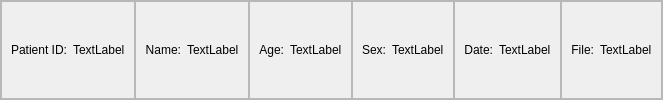
                      <widget class="QFrame" name="frame_12">
                       <property name="sizePolicy">
                        <sizepolicy hsizetype="Preferred" vsizetype="Maximum">
                         <horstretch>0</horstretch>
                         <verstretch>0</verstretch>
                        </sizepolicy>
                       </property>
                       <property name="maximumSize">
                        <size>
                         <width>16777215</width>
                         <height>16777215</height>
                        </size>
                       </property>
                       <property name="frameShape">
                        <enum>QFrame::StyledPanel</enum>
                       </property>
                       <property name="frameShadow">
                        <enum>QFrame::Raised</enum>
                       </property>
                       <layout class="QHBoxLayout" name="horizontalLayout_7">
                        <property name="spacing">
                         <number>0</number>
                        </property>
                        <property name="leftMargin">
                         <number>0</number>
                        </property>
                        <property name="topMargin">
                         <number>0</number>
                        </property>
                        <property name="rightMargin">
                         <number>0</number>
                        </property>
                        <property name="bottomMargin">
                         <number>0</number>
                        </property>
                        <item>
                         <widget class="QFrame" name="frame_13">
                          <property name="frameShape">
                           <enum>QFrame::StyledPanel</enum>
                          </property>
                          <property name="frameShadow">
                           <enum>QFrame::Raised</enum>
                          </property>
                          <layout class="QHBoxLayout" name="horizontalLayout_35">
                           <item>
                            <widget class="QLabel" name="label_45">
                             <property name="text">
                              <string>Patient ID:</string>
                             </property>
                             <property name="alignment">
                              <set>Qt::AlignRight|Qt::AlignTrailing|Qt::AlignVCenter</set>
                             </property>
                            </widget>
                           </item>
                           <item>
                            <widget class="QLabel" name="label">
                             <property name="text">
                              <string>TextLabel</string>
                             </property>
                             <property name="alignment">
                              <set>Qt::AlignLeading|Qt::AlignLeft|Qt::AlignVCenter</set>
                             </property>
                            </widget>
                           </item>
                          </layout>
                         </widget>
                        </item>
                        <item>
                         <widget class="QFrame" name="frame_14">
                          <property name="frameShape">
                           <enum>QFrame::StyledPanel</enum>
                          </property>
                          <property name="frameShadow">
                           <enum>QFrame::Raised</enum>
                          </property>
                          <layout class="QHBoxLayout" name="horizontalLayout_36">
                           <item>
                            <widget class="QLabel" name="label_46">
                             <property name="text">
                              <string>Name:</string>
                             </property>
                             <property name="alignment">
                              <set>Qt::AlignRight|Qt::AlignTrailing|Qt::AlignVCenter</set>
                             </property>
                            </widget>
                           </item>
                           <item>
                            <widget class="QLabel" name="label_2">
                             <property name="text">
                              <string>TextLabel</string>
                             </property>
                             <property name="alignment">
                              <set>Qt::AlignLeading|Qt::AlignLeft|Qt::AlignVCenter</set>
                             </property>
                            </widget>
                           </item>
                          </layout>
                         </widget>
                        </item>
                        <item>
                         <widget class="QFrame" name="frame_15">
                          <property name="frameShape">
                           <enum>QFrame::StyledPanel</enum>
                          </property>
                          <property name="frameShadow">
                           <enum>QFrame::Raised</enum>
                          </property>
                          <layout class="QHBoxLayout" name="horizontalLayout_37">
                           <item>
                            <widget class="QLabel" name="label_48">
                             <property name="text">
                              <string>Age:</string>
                             </property>
                             <property name="alignment">
                              <set>Qt::AlignRight|Qt::AlignTrailing|Qt::AlignVCenter</set>
                             </property>
                            </widget>
                           </item>
                           <item>
                            <widget class="QLabel" name="label_3">
                             <property name="text">
                              <string>TextLabel</string>
                             </property>
                             <property name="alignment">
                              <set>Qt::AlignLeading|Qt::AlignLeft|Qt::AlignVCenter</set>
                             </property>
                            </widget>
                           </item>
                          </layout>
                         </widget>
                        </item>
                        <item>
                         <widget class="QFrame" name="frame_16">
                          <property name="frameShape">
                           <enum>QFrame::StyledPanel</enum>
                          </property>
                          <property name="frameShadow">
                           <enum>QFrame::Raised</enum>
                          </property>
                          <layout class="QHBoxLayout" name="horizontalLayout_38">
                           <item>
                            <widget class="QLabel" name="label_49">
                             <property name="text">
                              <string>Sex:</string>
                             </property>
                             <property name="alignment">
                              <set>Qt::AlignRight|Qt::AlignTrailing|Qt::AlignVCenter</set>
                             </property>
                            </widget>
                           </item>
                           <item>
                            <widget class="QLabel" name="label_4">
                             <property name="text">
                              <string>TextLabel</string>
                             </property>
                             <property name="alignment">
                              <set>Qt::AlignLeading|Qt::AlignLeft|Qt::AlignVCenter</set>
                             </property>
                            </widget>
                           </item>
                          </layout>
                         </widget>
                        </item>
                        <item>
                         <widget class="QFrame" name="frame_17">
                          <property name="frameShape">
                           <enum>QFrame::StyledPanel</enum>
                          </property>
                          <property name="frameShadow">
                           <enum>QFrame::Raised</enum>
                          </property>
                          <layout class="QHBoxLayout" name="horizontalLayout_39">
                           <item>
                            <widget class="QLabel" name="label_50">
                             <property name="text">
                              <string>Date:</string>
                             </property>
                             <property name="alignment">
                              <set>Qt::AlignRight|Qt::AlignTrailing|Qt::AlignVCenter</set>
                             </property>
                            </widget>
                           </item>
                           <item>
                            <widget class="QLabel" name="label_5">
                             <property name="text">
                              <string>TextLabel</string>
                             </property>
                             <property name="alignment">
                              <set>Qt::AlignLeading|Qt::AlignLeft|Qt::AlignVCenter</set>
                             </property>
                            </widget>
                           </item>
                          </layout>
                         </widget>
                        </item>
                        <item>
                         <widget class="QFrame" name="frame_18">
                          <property name="frameShape">
                           <enum>QFrame::StyledPanel</enum>
                          </property>
                          <property name="frameShadow">
                           <enum>QFrame::Raised</enum>
                          </property>
                          <layout class="QHBoxLayout" name="horizontalLayout_40">
                           <item>
                            <widget class="QLabel" name="label_51">
                             <property name="text">
                              <string>File:</string>
                             </property>
                             <property name="alignment">
                              <set>Qt::AlignRight|Qt::AlignTrailing|Qt::AlignVCenter</set>
                             </property>
                            </widget>
                           </item>
                           <item>
                            <widget class="QLabel" name="label_6">
                             <property name="text">
                              <string>TextLabel</string>
                             </property>
                             <property name="alignment">
                              <set>Qt::AlignLeading|Qt::AlignLeft|Qt::AlignVCenter</set>
                             </property>
                            </widget>
                           </item>
                          </layout>
                         </widget>
                        </item>
                       </layout>
                      </widget>
